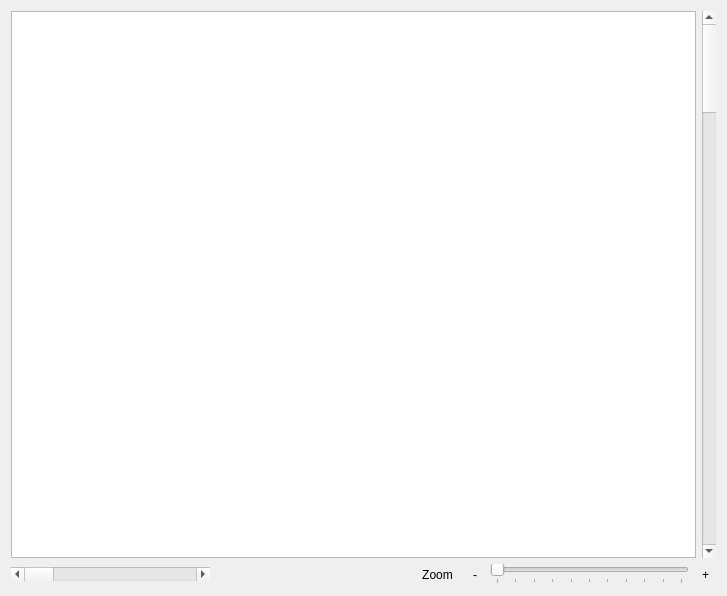
<?xml version="1.0" encoding="UTF-8"?>
<ui version="4.0">
 <class>Params</class>
 <widget class="QWidget" name="Params">
  <property name="geometry">
   <rect>
    <x>0</x>
    <y>0</y>
    <width>727</width>
    <height>596</height>
   </rect>
  </property>
  <property name="windowTitle">
   <string notr="true">Form</string>
  </property>
  <layout class="QVBoxLayout" name="verticalLayout">
   <item>
    <layout class="QHBoxLayout" name="horizontalLayout_2">
     <item>
      <widget class="SpreadsheetGui::SheetParamsView" name="cells"/>
     </item>
     <item>
      <widget class="QScrollBar" name="realSB_v">
       <property name="sizePolicy">
        <sizepolicy hsizetype="Fixed" vsizetype="Expanding">
         <horstretch>0</horstretch>
         <verstretch>0</verstretch>
        </sizepolicy>
       </property>
       <property name="singleStep">
        <number>5</number>
       </property>
       <property name="pageStep">
        <number>20</number>
       </property>
       <property name="orientation">
        <enum>Qt::Vertical</enum>
       </property>
      </widget>
     </item>
    </layout>
   </item>
   <item>
    <layout class="QHBoxLayout" name="horizontalLayout">
     <item>
      <widget class="QScrollBar" name="realSB_h">
       <property name="sizePolicy">
        <sizepolicy hsizetype="Expanding" vsizetype="Fixed">
         <horstretch>0</horstretch>
         <verstretch>0</verstretch>
        </sizepolicy>
       </property>
       <property name="singleStep">
        <number>5</number>
       </property>
       <property name="pageStep">
        <number>20</number>
       </property>
       <property name="orientation">
        <enum>Qt::Horizontal</enum>
       </property>
      </widget>
     </item>
     <item>
      <spacer name="horizontalSpacer">
       <property name="orientation">
        <enum>Qt::Horizontal</enum>
       </property>
       <property name="sizeHint" stdset="0">
        <size>
         <width>40</width>
         <height>20</height>
        </size>
       </property>
      </spacer>
     </item>
     <item>
      <widget class="QToolButton" name="zoomTB">
       <property name="sizePolicy">
        <sizepolicy hsizetype="Minimum" vsizetype="Fixed">
         <horstretch>0</horstretch>
         <verstretch>0</verstretch>
        </sizepolicy>
       </property>
       <property name="focusPolicy">
        <enum>Qt::NoFocus</enum>
       </property>
       <property name="text">
        <string>Zoom</string>
       </property>
       <property name="toolButtonStyle">
        <enum>Qt::ToolButtonTextOnly</enum>
       </property>
       <property name="autoRaise">
        <bool>true</bool>
       </property>
      </widget>
     </item>
     <item>
      <widget class="QToolButton" name="zoomMinus">
       <property name="focusPolicy">
        <enum>Qt::ClickFocus</enum>
       </property>
       <property name="text">
        <string>-</string>
       </property>
       <property name="toolButtonStyle">
        <enum>Qt::ToolButtonTextOnly</enum>
       </property>
       <property name="autoRaise">
        <bool>true</bool>
       </property>
      </widget>
     </item>
     <item>
      <widget class="QSlider" name="zoomSlider">
       <property name="sizePolicy">
        <sizepolicy hsizetype="MinimumExpanding" vsizetype="Fixed">
         <horstretch>0</horstretch>
         <verstretch>0</verstretch>
        </sizepolicy>
       </property>
       <property name="focusPolicy">
        <enum>Qt::ClickFocus</enum>
       </property>
       <property name="minimum">
        <number>60</number>
       </property>
       <property name="maximum">
        <number>160</number>
       </property>
       <property name="singleStep">
        <number>10</number>
       </property>
       <property name="pageStep">
        <number>20</number>
       </property>
       <property name="orientation">
        <enum>Qt::Horizontal</enum>
       </property>
       <property name="tickPosition">
        <enum>QSlider::TicksBelow</enum>
       </property>
       <property name="tickInterval">
        <number>10</number>
       </property>
      </widget>
     </item>
     <item>
      <widget class="QToolButton" name="zoomPlus">
       <property name="focusPolicy">
        <enum>Qt::ClickFocus</enum>
       </property>
       <property name="text">
        <string>+</string>
       </property>
       <property name="toolButtonStyle">
        <enum>Qt::ToolButtonTextOnly</enum>
       </property>
       <property name="autoRaise">
        <bool>true</bool>
       </property>
      </widget>
     </item>
    </layout>
   </item>
  </layout>
 </widget>
 <customwidgets>
  <customwidget>
   <class>SpreadsheetGui::SheetParamsView</class>
   <extends>QTableView</extends>
   <header>SheetParamsView.h</header>
  </customwidget>
  <customwidget>
   <class>Gui::ExpressionLineEdit</class>
   <extends>QLineEdit</extends>
   <header location="global">Gui/ExpressionCompleter.h</header>
  </customwidget>
 </customwidgets>
 <tabstops>
  <tabstop>cells</tabstop>
 </tabstops>
 <resources/>
 <connections/>
</ui>
